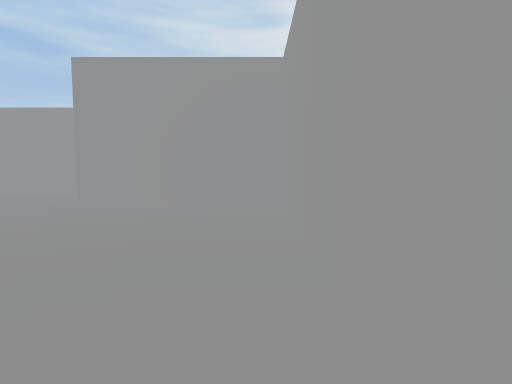
[1] (above)

17 first-person views from a walk through a Unity game level. The camera is 1.2 m above the floor, tilts 4° down and sees 85° across. The floor is counted in squares, 2 m on a side. Each view is taken from the middle of a square. On the plan, view 1 faces up. The plan holds only what a view shows up to about 9 squares ahead; the rest is blank.

[2]
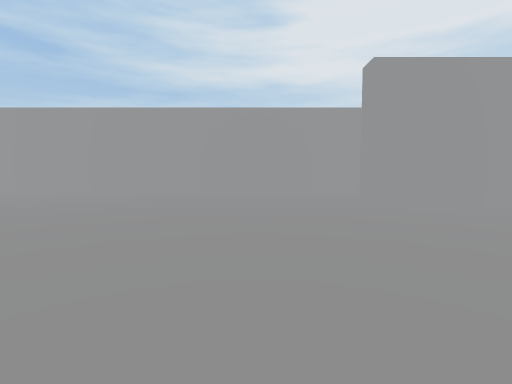

[3]
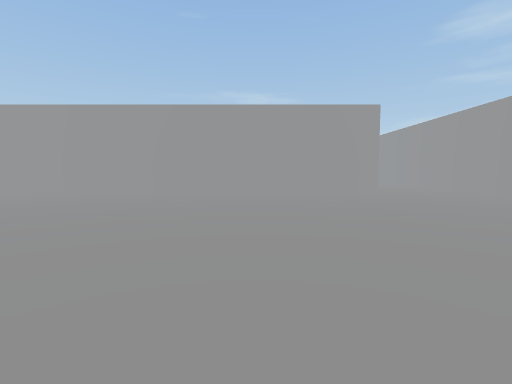

[4]
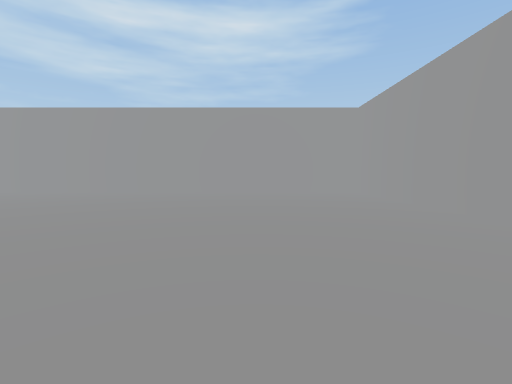

[5]
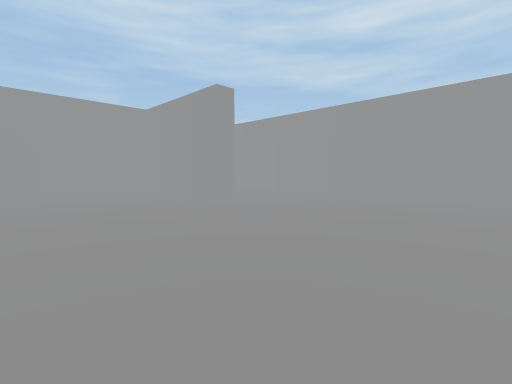

[6]
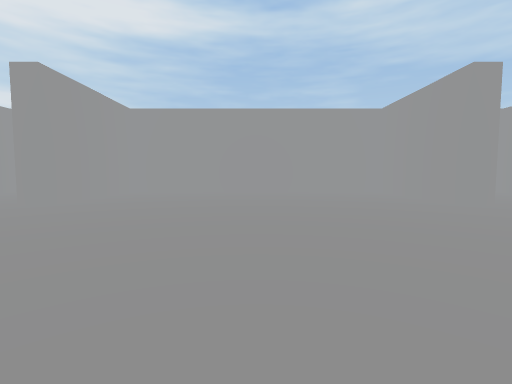

[7]
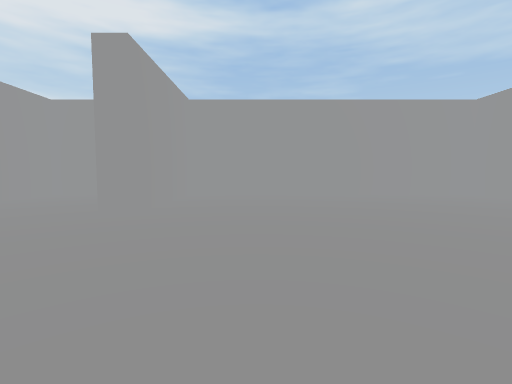

[8]
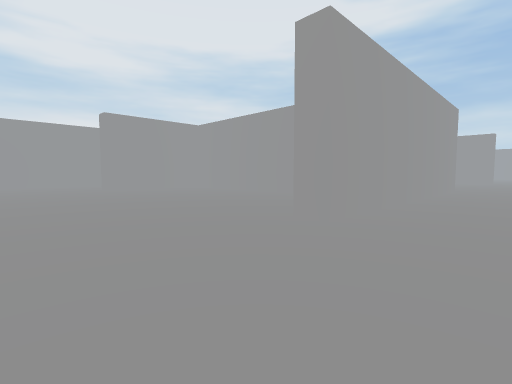

[9]
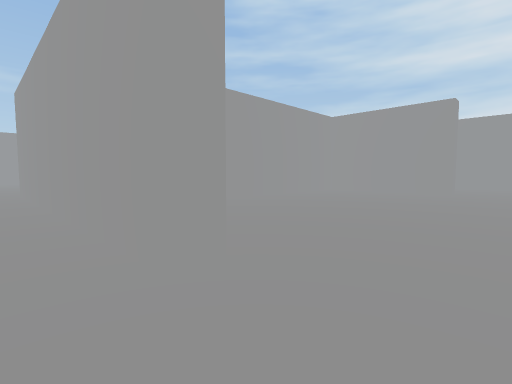

[10]
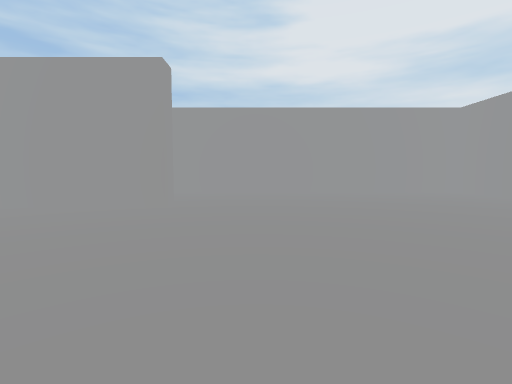

[11]
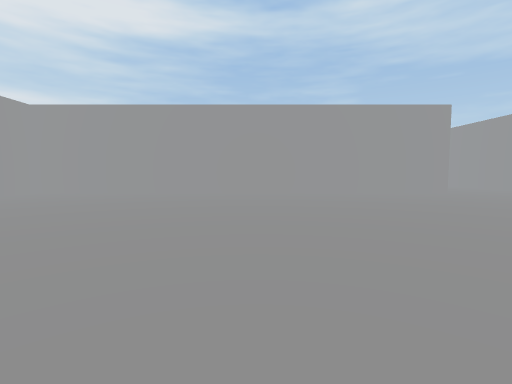

[12]
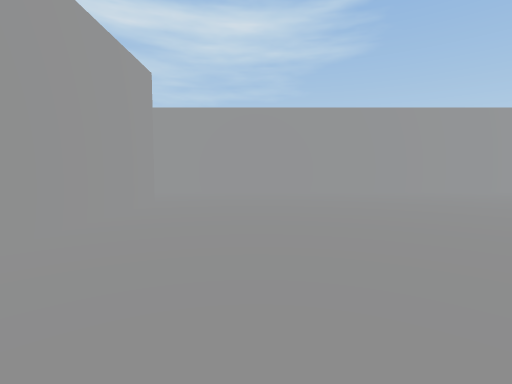

[13]
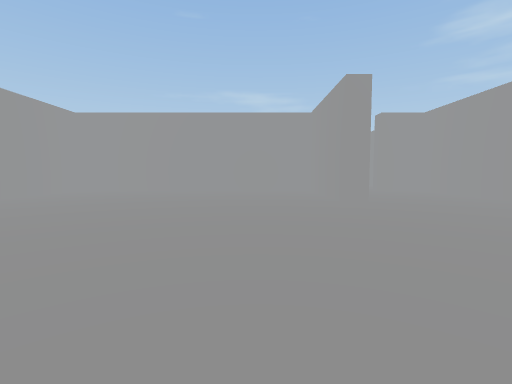

[14]
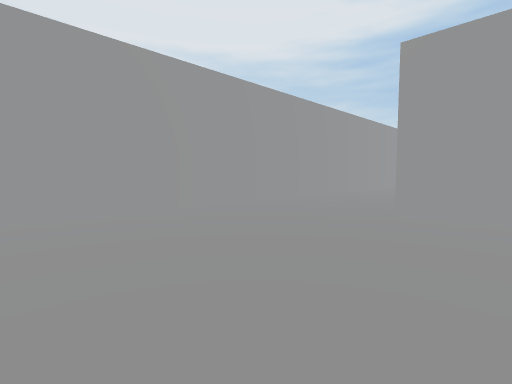

[15]
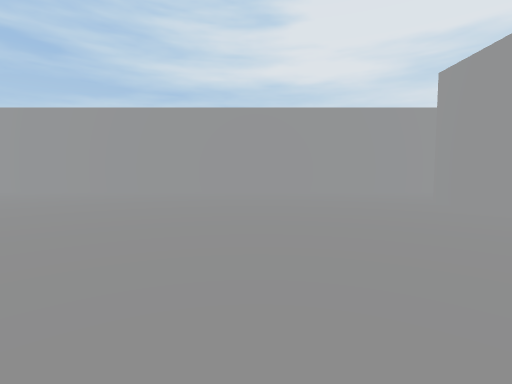

[16]
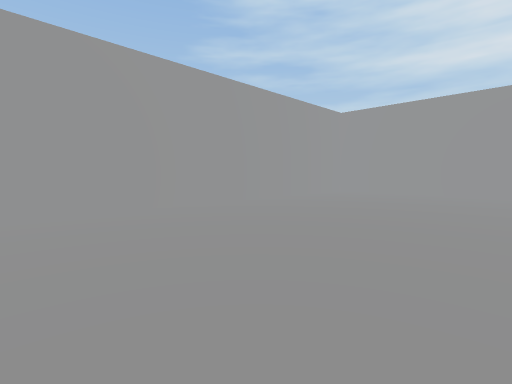

[17]
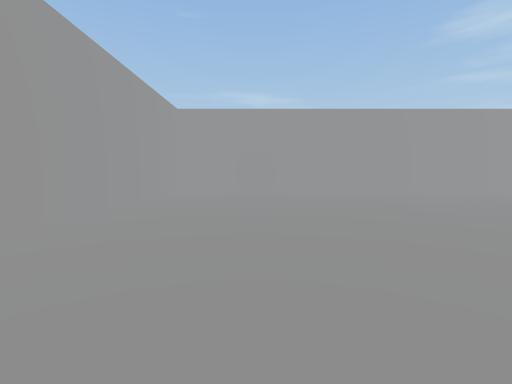

### Floor plan
Ten units are one square. View 1 is at (0, 0); x grows to the right and y downward. Boxes are objects, and circles mark ways between rooms. Rooms are numbered by the first view taken in them; rooms with no view inside come last. Other rooms are left out.
<svg viewBox="-250 -88 386 156">
<path fill="none" stroke="#000" d="M5 -71 5 -83 -105 -83M-120 -56 -120 63 5 63M25 32 -30 32 -30 28 5 28 5 -47 -30 -47 -30 -52M45 26 45 32 25 32M45 -54 45 -47 10 -47M10 -38 10 0M120 36 120 -83 9 -83M9 28 38 28M22 63 131 63M-125 -38 -125 -55M-105 -83 -245 -83 -245 63 -185 63"/>
<circle cx="15" cy="45" r="3" fill="#2a7"/>
<circle cx="-113" cy="-70" r="3" fill="#2a7"/>
<text x="-50" y="-10">1</text>
<text x="70" y="-10">2</text>
<text x="-180" y="-10">3</text>
</svg>
Room 1 opens to room 2. Room 1 opens to room 3.

Where each view was taken, in squares from view 1:
view 1: 0 up, 0 right, facing up
view 2: 0 up, 5 left, facing up
view 3: 2 up, 4 left, facing left
view 4: 2 up, 9 left, facing down
view 5: 1 up, 8 left, facing down-right
view 6: 1 up, 8 left, facing right
view 7: 3 up, 7 left, facing right
view 8: 5 down, 6 left, facing up-right
view 9: 4 down, 6 right, facing up-left
view 10: 0 up, 6 right, facing up
view 11: 2 up, 4 right, facing right
view 12: 2 up, 10 right, facing down
view 13: 3 up, 10 right, facing left
view 14: 4 up, 17 left, facing up-right
view 15: 0 up, 16 left, facing up
view 16: 0 up, 20 left, facing up-left
view 17: 4 down, 16 left, facing left
